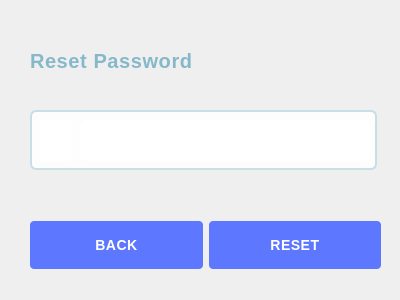
<?xml version="1.0" encoding="UTF-8"?>
<ui version="4.0">
 <class>Signup</class>
 <widget class="QDialog" name="Signup">
  <property name="geometry">
   <rect>
    <x>0</x>
    <y>0</y>
    <width>400</width>
    <height>300</height>
   </rect>
  </property>
  <property name="windowTitle">
   <string>Dialog</string>
  </property>
  <widget class="QLabel" name="reset">
   <property name="geometry">
    <rect>
     <x>30</x>
     <y>20</y>
     <width>161</width>
     <height>81</height>
    </rect>
   </property>
   <property name="styleSheet">
    <string notr="true">width: 300px;
height: 96px;
color: #85b9ca;
font-family: &quot;SFUI Display - Heavy&quot;;
font-size: 20px;
font-weight: 800;
/* Text style for &quot;Welcome  B&quot; */
letter-spacing: 0.6px;</string>
   </property>
   <property name="text">
    <string>Reset Password</string>
   </property>
  </widget>
  <widget class="QLabel" name="emailback">
   <property name="geometry">
    <rect>
     <x>30</x>
     <y>110</y>
     <width>347</width>
     <height>60</height>
    </rect>
   </property>
   <property name="styleSheet">
    <string notr="true">
width: 345px;
height: 60px;
border-radius: 6px;
border: 2px solid #cadee7;
background-color: rgba(255, 255, 255, 0.9);</string>
   </property>
   <property name="text">
    <string/>
   </property>
  </widget>
  <widget class="QLineEdit" name="email">
   <property name="geometry">
    <rect>
     <x>80</x>
     <y>120</y>
     <width>290</width>
     <height>41</height>
    </rect>
   </property>
   <property name="styleSheet">
    <string notr="true">
width: 345px;
height: 60px;
border-radius: 6px;
border: 0px solid #cadee7;

background-color: rgba(255, 255, 255, 0.9);</string>
   </property>
  </widget>
  <widget class="QLabel" name="icon">
   <property name="geometry">
    <rect>
     <x>40</x>
     <y>120</y>
     <width>31</width>
     <height>41</height>
    </rect>
   </property>
   <property name="styleSheet">
    <string notr="true">
width: 60px;
height: 60px;

background-color: rgba(255, 255, 255, 0.9);</string>
   </property>
   <property name="text">
    <string/>
   </property>
  </widget>
  <widget class="QLabel" name="error">
   <property name="geometry">
    <rect>
     <x>80</x>
     <y>180</y>
     <width>231</width>
     <height>20</height>
    </rect>
   </property>
   <property name="styleSheet">
    <string notr="true">


#error{
margin: 10px 0px;
padding:12px;
color: #D8000C;
 background-color: #FFD2D2;
margin:10px 22px;
font-size:2em;
    vertical-align:middle;
-webkit-border-radius: 40px 40px 40px 40px;
-moz-border-radius: 40px 40px 40px 40px;
border-radius: 40px 40px 40px 40px;
}
</string>
   </property>
   <property name="text">
    <string/>
   </property>
  </widget>
  <widget class="QLabel" name="success">
   <property name="geometry">
    <rect>
     <x>40</x>
     <y>80</y>
     <width>301</width>
     <height>20</height>
    </rect>
   </property>
   <property name="text">
    <string/>
   </property>
  </widget>
  <widget class="QWidget" name="layoutWidget">
   <property name="geometry">
    <rect>
     <x>30</x>
     <y>220</y>
     <width>351</width>
     <height>50</height>
    </rect>
   </property>
   <layout class="QHBoxLayout" name="horizontalLayout">
    <item>
     <widget class="QPushButton" name="pushButton_2">
      <property name="styleSheet">
       <string notr="true">#pushButton_2 {
	background-image:/img/Rectangle_4.png;
width: 101px;
height: 48px;
border-radius: 4px;
background-color: #5e77ff;


color: #ffffff;
font-family: &quot;Inter UI - Medium&quot;;
font-size: 14px;
font-weight: 500;
/* Text style for &quot;Login&quot; */
letter-spacing: 0.5px;
}

#send:hover {
	background:-webkit-gradient(linear, left top, left bottom, color-stop(0.05, #019ad2), color-stop(1, #33bdef));
	background:-moz-linear-gradient(top, #019ad2 5%, #33bdef 100%);
	background:-webkit-linear-gradient(top, #019ad2 5%, #33bdef 100%);
	background:-o-linear-gradient(top, #019ad2 5%, #33bdef 100%);
	background:-ms-linear-gradient(top, #019ad2 5%, #33bdef 100%);
	background:linear-gradient(to bottom, #019ad2 5%, #33bdef 100%);

	background-color:#019ad2;
}
#send:active {
	position:relative;
	top:1px;
}</string>
      </property>
      <property name="text">
       <string>BACK</string>
      </property>
     </widget>
    </item>
    <item>
     <widget class="QPushButton" name="send">
      <property name="styleSheet">
       <string notr="true">#send {
	background-image:/img/Rectangle_4.png;
width: 101px;
height: 48px;
border-radius: 4px;
background-color: #5e77ff;


color: #ffffff;
font-family: &quot;Inter UI - Medium&quot;;
font-size: 14px;
font-weight: 500;
/* Text style for &quot;Login&quot; */
letter-spacing: 0.5px;
}

#send:hover {
	background:-webkit-gradient(linear, left top, left bottom, color-stop(0.05, #019ad2), color-stop(1, #33bdef));
	background:-moz-linear-gradient(top, #019ad2 5%, #33bdef 100%);
	background:-webkit-linear-gradient(top, #019ad2 5%, #33bdef 100%);
	background:-o-linear-gradient(top, #019ad2 5%, #33bdef 100%);
	background:-ms-linear-gradient(top, #019ad2 5%, #33bdef 100%);
	background:linear-gradient(to bottom, #019ad2 5%, #33bdef 100%);

	background-color:#019ad2;
}
#send:active {
	position:relative;
	top:1px;
}</string>
      </property>
      <property name="text">
       <string>RESET</string>
      </property>
     </widget>
    </item>
   </layout>
  </widget>
  <zorder>layoutWidget</zorder>
  <zorder>reset</zorder>
  <zorder>emailback</zorder>
  <zorder>email</zorder>
  <zorder>icon</zorder>
  <zorder>error</zorder>
  <zorder>success</zorder>
 </widget>
 <resources/>
 <connections/>
</ui>
